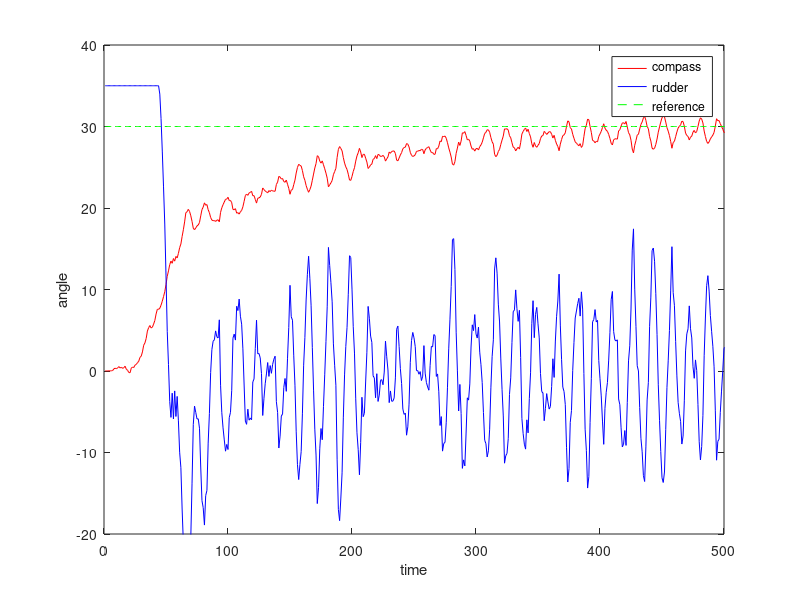

Write MATLAB code to recreate this figure.


%Constants

K_pd = 0.8362;
T_d = 72.5216;
T_f = 8.39;
psi_r = 30;

compass = importdata('53d_compass.mat'); %Import data from simulink
rudder = importdata('53d_rudder.mat'); %Import data from simulink
reference = importdata('53d_ref.mat'); %Import data from simulink

n=1:length(compass(2,:));

plot(n,compass(2,n), 'color', 'r'); %Plot compass
hold on;
plot(n,rudder(2,n), 'color', 'b'); %Plot rudder
hold on;
plot(n,reference(2,n), 'green--'); %Plot reference

xlabel('time'); ylabel('angle');
legend('compass', 'rudder', 'reference');
axis([0 500 -20 40]);

